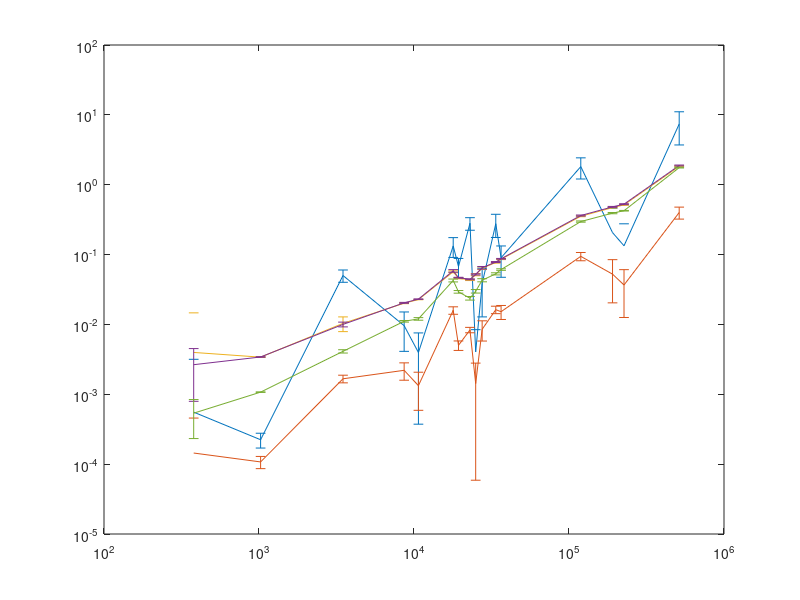

Write MATLAB code to recreate this figure.
%%
load test_runtime

%%
nmethods = numel(methods);
loglog(record(:,1), record(:,3:(3+nmethods-1)),'.-');
myleg = {};
for i=1:nmethods
    myleg{i} = methods{i}{2};
end
legend(myleg{:});

%%
nmethods = numel(methods);
errorbar(record(:,1)*ones(1,nmethods), record(:,3:(3+nmethods-1)), record(:,(2+nmethods+1):end));
set(gca,'XScale','log');
set(gca,'YScale','log');